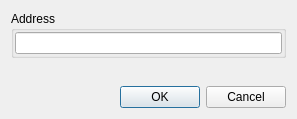
<?xml version="1.0" encoding="UTF-8"?>
<ui version="4.0">
 <class>DialogGoToAddress</class>
 <widget class="QDialog" name="DialogGoToAddress">
  <property name="windowModality">
   <enum>Qt::WindowModal</enum>
  </property>
  <property name="geometry">
   <rect>
    <x>0</x>
    <y>0</y>
    <width>297</width>
    <height>119</height>
   </rect>
  </property>
  <property name="windowTitle">
   <string>Go to address</string>
  </property>
  <property name="modal">
   <bool>true</bool>
  </property>
  <layout class="QVBoxLayout" name="verticalLayout">
   <item>
    <widget class="QGroupBox" name="groupBoxValue">
     <property name="title">
      <string>Address</string>
     </property>
     <layout class="QHBoxLayout" name="horizontalLayout_2">
      <property name="spacing">
       <number>1</number>
      </property>
      <property name="leftMargin">
       <number>1</number>
      </property>
      <property name="topMargin">
       <number>1</number>
      </property>
      <property name="rightMargin">
       <number>1</number>
      </property>
      <property name="bottomMargin">
       <number>1</number>
      </property>
      <item>
       <widget class="XLineEditHEX" name="lineEditValue"/>
      </item>
     </layout>
    </widget>
   </item>
   <item>
    <widget class="QLabel" name="labelStatus">
     <property name="text">
      <string/>
     </property>
    </widget>
   </item>
   <item>
    <spacer name="verticalSpacer">
     <property name="orientation">
      <enum>Qt::Vertical</enum>
     </property>
     <property name="sizeHint" stdset="0">
      <size>
       <width>20</width>
       <height>40</height>
      </size>
     </property>
    </spacer>
   </item>
   <item>
    <layout class="QHBoxLayout" name="horizontalLayout">
     <item>
      <spacer name="horizontalSpacer">
       <property name="orientation">
        <enum>Qt::Horizontal</enum>
       </property>
       <property name="sizeHint" stdset="0">
        <size>
         <width>40</width>
         <height>20</height>
        </size>
       </property>
      </spacer>
     </item>
     <item>
      <widget class="QPushButton" name="pushButtonOK">
       <property name="text">
        <string>OK</string>
       </property>
      </widget>
     </item>
     <item>
      <widget class="QPushButton" name="pushButtonCancel">
       <property name="text">
        <string>Cancel</string>
       </property>
      </widget>
     </item>
    </layout>
   </item>
  </layout>
 </widget>
 <customwidgets>
  <customwidget>
   <class>XLineEditHEX</class>
   <extends>QLineEdit</extends>
   <header>xlineedithex.h</header>
  </customwidget>
 </customwidgets>
 <resources/>
 <connections/>
</ui>
